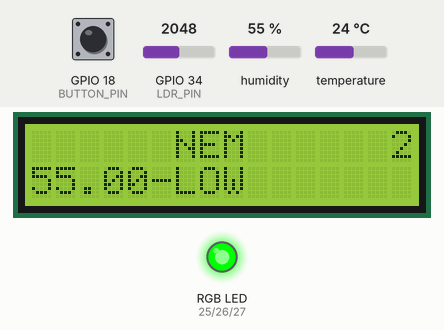
Bench run of a sketch on a simulated ESP32. Shown: 16×2 character LCD, an RGB LED mixed from three pins (HIGH = lit). The test bench sets the inputs (shaded band); at power-on: temperature 24 °C, GPIO 34 (LDR_PIN) = 2048, GPIO 18 (BUTTON_PIN) HIGH, humidity 55 %. What the sketch prints to the serial monitor is not drawn.

Above: at 1.2 s.
1.3 s: temperature set to 29.4 °C
At 2.8 s:
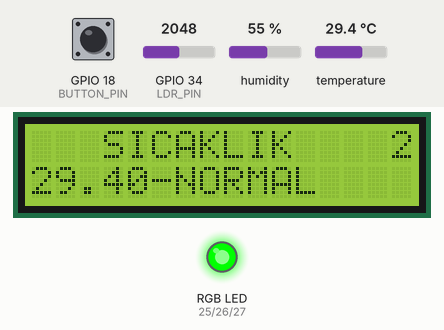
4.3 s: temperature set to 30.8 °C
At 4.7 s:
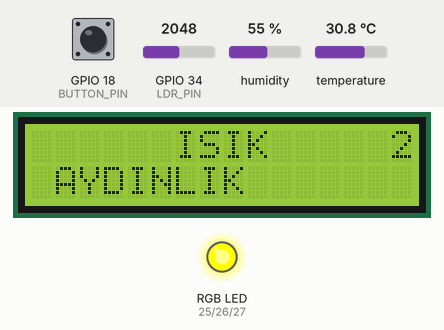
7.3 s: GPIO 34 (LDR_PIN) set to 4019
10.3 s: GPIO 34 (LDR_PIN) set to 4055
At 10.7 s:
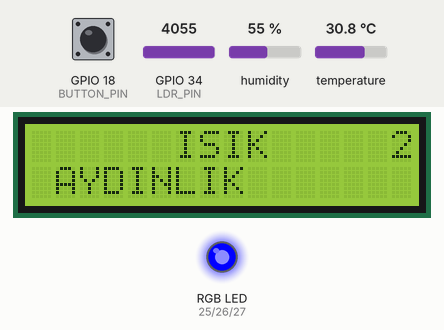
13.3 s: GPIO 18 (BUTTON_PIN) pulled LOW for 0.15 s
At 14.2 s:
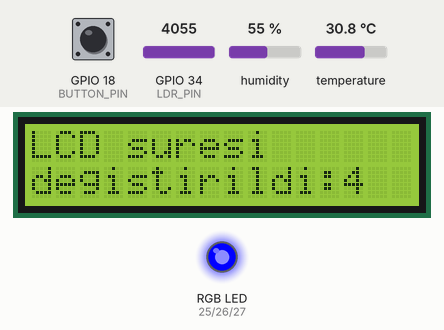
16.4 s: temperature set to 12 °C
At 19.7 s:
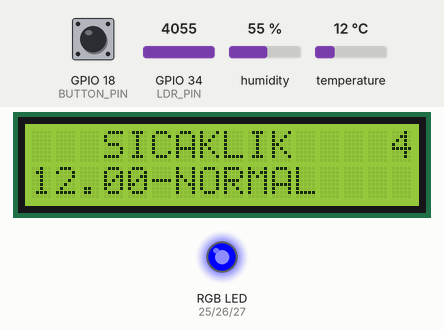
Timing chart, 0 to 21.2 s (numbered marks = the images above; inputs shaded):
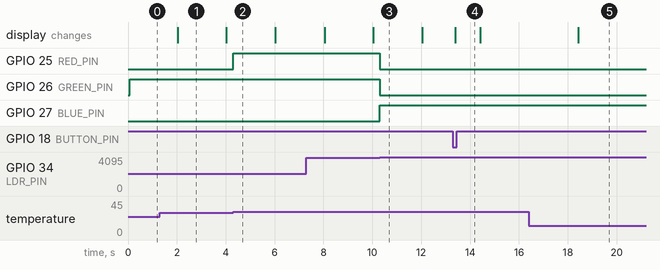

The sketch:

sketch.ino
```cpp
#include <Wire.h> // I2C haberlesmesi icin gerekli kutuphane
#include <LiquidCrystal_I2C.h>// I2C LCD kontrolu icin gerekli kutuphane
#include <DHTesp.h> // DHT22 sicaklik ve nem sensoru icin gerekli kutuphane

// LCD nesnesi olusturulur
// 0x27 = I2C adresi, 16 = sutun sayisi, 2 = satir sayisi
LiquidCrystal_I2C lcd(0x27, 16, 2);

// DHT sensoru icin nesne olusturulur
DHTesp dhtSensor;

#define DHT_PIN 15 // DHT22 veri pininin ESP32 uzerindeki baglandigi pin
#define LDR_PIN 34 // LDR sensorunun analog cikisinin baglandigi pin
#define RED_PIN 25 // RGB LED'in kirmizi kanalinin baglandigi pin
#define GREEN_PIN 26 // RGB LED'in yesil kanalinin baglandigi pin
#define BLUE_PIN 27 // RGB LED'in mavi kanalinin baglandigi pin
#define BUTTON_PIN 18 // Butonun baglandigi pin


unsigned long lcdSure = 2000; // LCD'de her bir ekranin varsayilan gosterim suresi milisaniye cinsinden
unsigned long oncekiLcdZamani = 0; // LCD ekraninin son ne zaman guncellendigini tutan zaman degiskeni
unsigned long oncekiSerialZamani = 0; // Seri monitore son ne zaman veri yazdirildigini tutan zaman degiskeni
unsigned long sonButonDegisimZamani = 0; // Butonda son durum degisiminin ne zaman oldugunu tutan zaman degiskeni
const unsigned long debounceSuresi = 50; // Buton ziplamasini engellemek icin debounce suresi

// LCD'de hangi ekranin gosterilecegini belirleyen sira degiskeni
// 0 = nem, 1 = sicaklik, 2 = isik
int ekranSirasi = 0;

bool sonButonOkumasi = HIGH; // Butondan okunan son ham deger
bool kararliButonDurumu = HIGH; // Debounce sonrasi kabul edilen kararlı buton durumu

float sicaklik = 0.0; // Sicaklik verisini tutmak icin degisken
float nem = 0.0;// Nem verisini tutmak icin degisken
int isikLux = 0; // Lux benzeri isik degerini tutmak icin degisken
int ldrHamDeger = 0; // LDR'den okunan ham analog degeri tutmak icin degisken

// LDR'den okunan ham analog degeri yaklasik lux degerine donusturen fonksiyon
int luxHesapla(int analogDeger) {
  // 0-4095 araligindaki ADC degeri 0-1000 araligina haritalanir
  int lux = map(analogDeger, 4095, 0, 0, 1000);

  // Hesaplanan lux degeri sifirdan kucukse sifira sabitlenir
  if (lux < 0) {
    lux = 0;
  }

  // Hesaplanan lux degeri 1000'den buyukse 1000'e sabitlenir
  if (lux > 1000) {
    lux = 1000;
  }

  // Sonuc olarak hesaplanan lux degeri geri dondurulur
  return lux;
}

// Nem degerine gore LCD'de gosterilecek durum bilgisini donduren fonksiyon
String nemDurumuGetir(float nemDegeri) {
  // Nem degeri 60 ve altindaysa LOW durumu dondurulur
  if (nemDegeri <= 60.0) {
    return "LOW";
  }

  // Nem degeri 60'tan buyukse HIGH durumu dondurulur
  return "HIGH";
}

// Sicaklik degerine gore LCD'de gosterilecek durum bilgisini donduren fonksiyon
String sicaklikDurumuGetir(float sicaklikDegeri) {
  // Sicaklik sifirin altindaysa VERY LOW dondurulur
  if (sicaklikDegeri < 0.0) {
    return "VERY LOW";
  }

  // Sicaklik 0 ile 30 arasindaysa NORMAL dondurulur
  if (sicaklikDegeri <= 30.0) {
    return "NORMAL";
  }

  // Sicaklik 30'un ustundeyse HIGH dondurulur
  return "HIGH";
}

// Lux degerine gore LCD'de gosterilecek isik durumunu donduren fonksiyon
String isikDurumuGetir(int luxDegeri) {
  // Lux degeri 10'dan kucukse ortam KARANLIK kabul edilir
  if (luxDegeri < 10) {
    return "KARANLIK";
  }

  // Diger durumlarda ortam AYDINLIK kabul edilir
  return "AYDINLIK";
}

// RGB LED'in tum renklerini kapatan fonksiyon
void rgbKapat() {
  digitalWrite(RED_PIN, LOW); // Kirmizi kanal kapatilir
  digitalWrite(GREEN_PIN, LOW); // Yesil kanal kapatilir
  digitalWrite(BLUE_PIN, LOW); // Mavi kanal kapatilir
}

// RGB LED'e istenen renk kombinasyonunu yazan fonksiyon
void rgbYaz(bool kirmizi, bool yesil, bool mavi) {
  // Kirmizi parametresi true ise HIGH, degilse LOW yazilir
  digitalWrite(RED_PIN, kirmizi ? HIGH : LOW);

  // Yesil parametresi true ise HIGH, degilse LOW yazilir
  digitalWrite(GREEN_PIN, yesil ? HIGH : LOW);

  // Mavi parametresi true ise HIGH, degilse LOW yazilir
  digitalWrite(BLUE_PIN, mavi ? HIGH : LOW);
}

// Mevcut isik ve sicaklik durumuna gore RGB LED rengini guncelleyen fonksiyon
void rgbGuncelle() {
  // Ortam karanliksa RGB LED mavi yakilir
  if (isikLux < 10) {
    rgbYaz(false, false, true);
    return;
  }

  // Ortam aydinlik ve sicaklik 0'in altindaysa acik maviye yakin renk yakilir
  if (sicaklik < 0.0) {
    rgbYaz(false, true, true);
    return;
  }

  // Ortam aydinlik ve sicaklik 0 ile 30 arasindaysa yesil yakilir
  if (sicaklik <= 30.0) {
    rgbYaz(false, true, false);
    return;
  }

  // Ortam aydinlik ve sicaklik 30 ile 40 arasindaysa sari/turuncuya yakin renk yakilir
  if (sicaklik <= 40.0) {
    rgbYaz(true, true, false);
    return;
  }

  // Ortam aydinlik ve sicaklik 40'in ustundeyse kirmizi yakilir
  rgbYaz(true, false, false);
}

// DHT22 ve LDR sensorlerinden veri okuyup sistem degiskenlerini guncelleyen fonksiyon
void sensorleriOku() {
  // DHT22 sensorunden sicaklik ve nem verileri okunur
  TempAndHumidity veri = dhtSensor.getTempAndHumidity();

  // Okunan sicaklik ve nem degerleri gecerliyse ana degiskenler guncellenir
  if (!isnan(veri.temperature) && !isnan(veri.humidity)) {
    // Sicaklik degiskenine sensor sicakligi atanir
    sicaklik = veri.temperature;

    // Nem degiskenine sensor nemi atanir
    nem = veri.humidity;
  }

  // LDR'den ham analog deger okunur
  ldrHamDeger = analogRead(LDR_PIN);

  // Okunan ham deger lux benzeri deger haline donusturulur
  isikLux = luxHesapla(ldrHamDeger);

  // Yeni sensor verilerine gore RGB LED durumu guncellenir
  rgbGuncelle();
}

// Sensor verilerini seri monitore formatli sekilde yazdiran fonksiyon
void serialYazdir() {
  Serial.print("Nem: "); // Nem etiketi yazdirilir
  Serial.print(nem, 2); // Nem degeri iki ondalikli olarak yazdirilir
  Serial.print("% || Sicaklik: "); // Nem birimi ve ayirici yazdirilir
  Serial.print(sicaklik, 2); // Sicaklik degeri iki ondalikli olarak yazdirilir
  Serial.print("C || Isik: "); // Sicaklik birimi ve ayirici yazdirilir
  Serial.print(isikLux); // Isik degeri yazdirilir
  Serial.println(" lux"); // Lux birimi yazdirilir ve satir sonu eklenir
}

// Nem bilgisini LCD'de gosteren fonksiyon
void nemEkraniGoster() {
  lcd.clear(); // LCD temizlenir

  lcd.setCursor(6, 0); // Imlec birinci satir 6. sutuna ayarlanir
  lcd.print("NEM");// Baslik olarak NEM yazdirilir
  lcd.setCursor(15, 0); // Imlec birinci satir 15. sutuna ayarlanir
  lcd.print(lcdSure / 1000); // Gosterim suresi saniye cinsinden yazdirilir
  lcd.setCursor(0, 1); // Imlec ikinci satir basina ayarlanir
  lcd.print(nem, 2); // Nem degeri iki ondalikli olarak yazdirilir
  lcd.print("-"); // Ayirici karakter yazdirilir
  lcd.print(nemDurumuGetir(nem)); // Nem durumu yazdirilir
}

// Sicaklik bilgisini LCD'de gosteren fonksiyon
void sicaklikEkraniGoster() {
  lcd.clear(); // LCD temizlenir

  lcd.setCursor(3, 0); // Imlec birinci satir 3. sutuna ayarlanir
  lcd.print("SICAKLIK"); // Baslik olarak SICAKLIK yazdirilir
  lcd.setCursor(15, 0); // Imlec birinci satir 15. sutuna ayarlanir
  lcd.print(lcdSure / 1000); // Gosterim suresi saniye cinsinden yazdirilir
  lcd.setCursor(0, 1); // Imlec ikinci satir basina ayarlanir
  lcd.print(sicaklik, 2); // Sicaklik degeri iki ondalikli olarak yazdirilir
  lcd.print("-"); // Ayirici karakter yazdirilir
  lcd.print(sicaklikDurumuGetir(sicaklik)); // Sicaklik durumu yazdirilir
}

// Isik bilgisini LCD'de gosteren fonksiyon
void isikEkraniGoster() {
  lcd.clear(); // LCD temizlenir

  lcd.setCursor(6, 0); // Imlec birinci satir 6. sutuna ayarlanir
  lcd.print("ISIK"); // Baslik olarak ISIK yazdirilir
  lcd.setCursor(15, 0); // Imlec birinci satir 15. sutuna ayarlanir
  lcd.print(lcdSure / 1000); // Gosterim suresi saniye cinsinden yazdirilir
  lcd.setCursor(0, 1); // Imlec ikinci satir basina ayarlanir
  lcd.print(" "); // Baslangicta bir bosluk yazdirilir
  lcd.print(isikDurumuGetir(isikLux));// Isik durumu yazdirilir
}

// LCD'de hangi ekranin gosterilecegine karar veren fonksiyon
void lcdGuncelle() {
  // Ekran sirasi 0 ise nem ekrani gosterilir
  if (ekranSirasi == 0) {
    nemEkraniGoster();
  }

  // Ekran sirasi 1 ise sicaklik ekrani gosterilir
  else if (ekranSirasi == 1) {
    sicaklikEkraniGoster();
  }

  // Ekran sirasi 2 ise isik ekrani gosterilir
  else if (ekranSirasi == 2) {
    isikEkraniGoster();
  }

  // Beklenmeyen bir durumda sira sifirlanir ve nem ekrani gosterilir
  else {
    ekranSirasi = 0;
    nemEkraniGoster();
  }
}

// Buton durumunu okuyup LCD suresini degistiren fonksiyon
void butonKontrol() {
  // Butondan o anki ham okuma degeri okunur
  bool okunanButon = digitalRead(BUTTON_PIN);

  // Eger butonun ham degeri degismisse zaman damgasi guncellenir
  if (okunanButon != sonButonOkumasi) {
    sonButonDegisimZamani = millis();
  }

  // Degisimden sonra debounce suresi kadar beklenip durumun kararlı olup olmadigi kontrol edilir
  if ((millis() - sonButonDegisimZamani) > debounceSuresi) {
    // Kararlı buton durumu degismisse yeni durum kabul edilir
    if (okunanButon != kararliButonDurumu) {
      kararliButonDurumu = okunanButon;

      // Butona basildiysa LOW okunur cunku INPUT_PULLUP kullanilmistir
      if (kararliButonDurumu == LOW) {
        // Eger mevcut sure 2 saniyeyse 4 saniyeye cikarilir
        if (lcdSure == 2000) {
          lcdSure = 4000;
        }

        // Diger durumda sure tekrar 2 saniyeye dondurulur
        else {
          lcdSure = 2000;
        }

        // Seri monitore LCD suresinin degistigi bilgisi yazdirilir
        Serial.print("LCD suresi degistirildi: ");
        // Yeni sure saniye cinsinden yazdirilir
        Serial.print(lcdSure / 1000);
        // Birim bilgisi yazdirilir ve satir sonu eklenir
        Serial.println(" sn");

        lcd.clear(); // LCD temizlenir

        lcd.setCursor(0, 0); // Imlec birinci satir basina ayarlanir
        lcd.print("LCD suresi"); // Bilgilendirme basligi yazdirilir
        lcd.setCursor(0, 1); // Imlec ikinci satir basina ayarlanir
        lcd.print("degistirildi:"); // Bilgilendirme mesaji yazdirilir
        lcd.print(lcdSure / 1000); // Yeni sure LCD'de gosterilir

        delay(1000); // Bilgilendirme mesaji 1 saniye boyunca gosterilir

        oncekiLcdZamani = millis(); // LCD ekran zaman damgasi guncellenir

        lcdGuncelle(); // Normal ekrana geri donulur
      }
    }
  }

  sonButonOkumasi = okunanButon; // Son ham buton okuma degeri saklanir
}

// Program baslangicinda bir kez calisan setup fonksiyonu
void setup() {
  // Seri haberlesme 115200 baud hizinda baslatilir
  Serial.begin(115200);

  // I2C haberlesmesi SDA=21 ve SCL=22 pinleri ile baslatilir
  Wire.begin(21, 22);

  lcd.init(); // LCD baslatilir
  lcd.backlight(); // LCD arka isigi acilir

  // DHT22 sensoru ilgili pin ve sensor tipi ile baslatilir
  dhtSensor.setup(DHT_PIN, DHTesp::DHT22);

  // Buton pini dahili pull-up direnci ile giris olarak ayarlanir
  pinMode(BUTTON_PIN, INPUT_PULLUP);
  // RGB LED'in kirmizi pini cikis olarak ayarlanir
  pinMode(RED_PIN, OUTPUT);
  // RGB LED'in yesil pini cikis olarak ayarlanir
  pinMode(GREEN_PIN, OUTPUT);
  // RGB LED'in mavi pini cikis olarak ayarlanir
  pinMode(BLUE_PIN, OUTPUT);

  rgbKapat(); // Baslangicta RGB LED kapatilir

  sensorleriOku(); // Baslangicta sensorden ilk veriler okunur

  lcdGuncelle(); // LCD'de ilk ekran gosterilir
}

// Program calistiktan sonra surekli tekrar eden ana dongu
void loop() {
  butonKontrol(); // Buton durumu her dongude kontrol edilir
  sensorleriOku(); // Sensor verileri her dongude guncellenir

  // Eger son seri yazdirimdan beri 3 saniye gecmisse yeni veri yazdirilir
  if (millis() - oncekiSerialZamani >= 3000) {
    oncekiSerialZamani = millis(); // Seri yazdirim zaman damgasi guncellenir

    serialYazdir(); // Sensor verileri seri monitore yazdirilir
  }

  // Eger LCD gosterim suresi dolmussa bir sonraki ekrana gecilir
  if (millis() - oncekiLcdZamani >= lcdSure) {
    oncekiLcdZamani = millis(); // LCD ekran zaman damgasi guncellenir

    ekranSirasi++; // Ekran sirasi bir arttirilir

    // Sira 2'yi gectiyse tekrar basa donulur
    if (ekranSirasi > 2) {
      ekranSirasi = 0;
    }

    lcdGuncelle(); // Yeni ekrana gore LCD guncellenir
  }
}
```

Measured:
- the behaviour switches between 30 and 30.1 °C on temperature (found by bisection; images 1 and 2)
- the behaviour switches between 4054 and 4055 on GPIO 34 (LDR_PIN) (found by bisection; images 2 and 3)
- after the input at 4.3 s, GPIO 25 (RED_PIN): LOW → HIGH at once
- after the input at 10.3 s, GPIO 25 (RED_PIN), GPIO 26 (GREEN_PIN): HIGH → LOW at once; GPIO 27 (BLUE_PIN): LOW → HIGH at once
- after the input at 13.3 s, the display: changes after 0.09 s (image 4)
- after the input at 16.4 s, the display: changes after 2.0 s (image 5)
- what the display in image 1 shows lasts 2.0 s, from 2.0 s to 4.0 s
